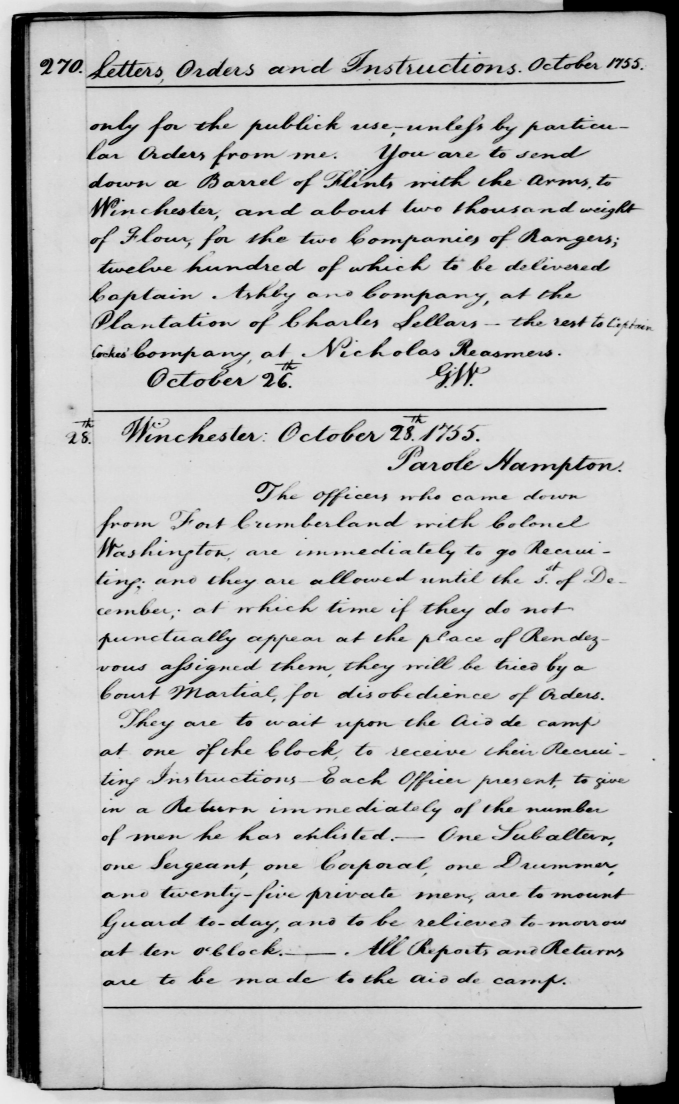
#> input picture Task3/Croping/270.jpg, 2035 x 3311 px (shown at 1/3 size)
$ python Cutter_ORIG.py
#> lines starting #> are read from the running program, lines starting #| are printed output that depends on the picture; after the words box and inside, x2 and y2 are one past the last pixel; in counts of white or black regions, pixels touching at a corner belong together
import numpy
from PIL import Image, ImageDraw

# read image as RGB and add alpha (transparency)
#im = Image.open("270.jpg").convert("RGBA")
im = Image.open("270.jpg").convert("L")
#> im is the input picture: PIL image 2035x3311 L; min 0, max 243, mean 188.6

# convert to numpy (for convenience)
imArray = numpy.asarray(im)

# create mask
polygon = [(444,203),(623,243),(691,177),(581,26),(482,42)]
maskIm = Image.new('L', (imArray.shape[1], imArray.shape[0]), 0)
#> maskIm: PIL image 2035x3311 L; every value is 0
ImageDraw.Draw(maskIm).polygon(polygon, outline=1, fill=1)
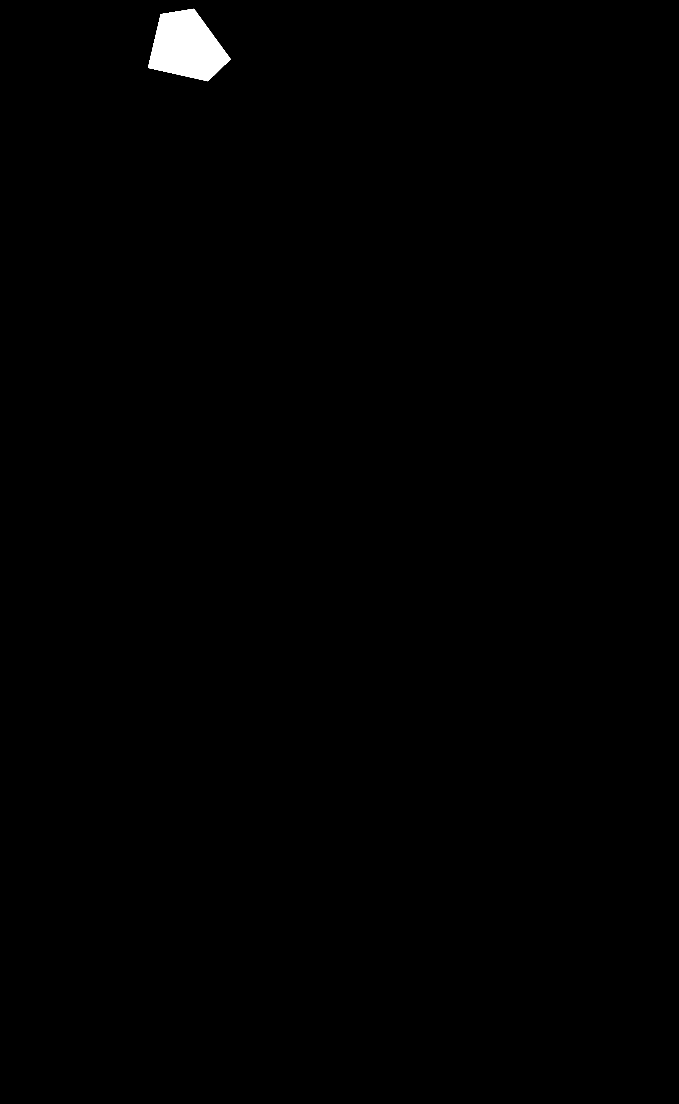
#> maskIm: PIL image 2035x3311 L (shown at 1/3 size); values 0 (black) and 1 (white), 0.52% white; 1 white region, box (x1, y1, x2, y2) and area: (444, 26, 692, 244) 35228
mask = numpy.array(maskIm)

# assemble new image (uint8: 0-255)
newImArray = numpy.empty(imArray.shape,dtype='uint8')

# colors (three first columns, RGB)
newImArray = imArray

# transparency (4th column)
newImArray = numpy.multiply(newImArray, mask)

# back to Image from numpy
newIm = Image.fromarray(newImArray, "L")
newIm = newIm.crop(newIm.getbbox())
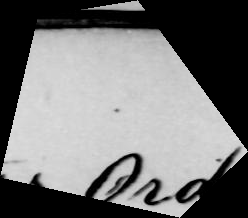
#> newIm: PIL image 248x218 L; min 0, max 221, mean 117.3
newIm.save("out.jpg")
